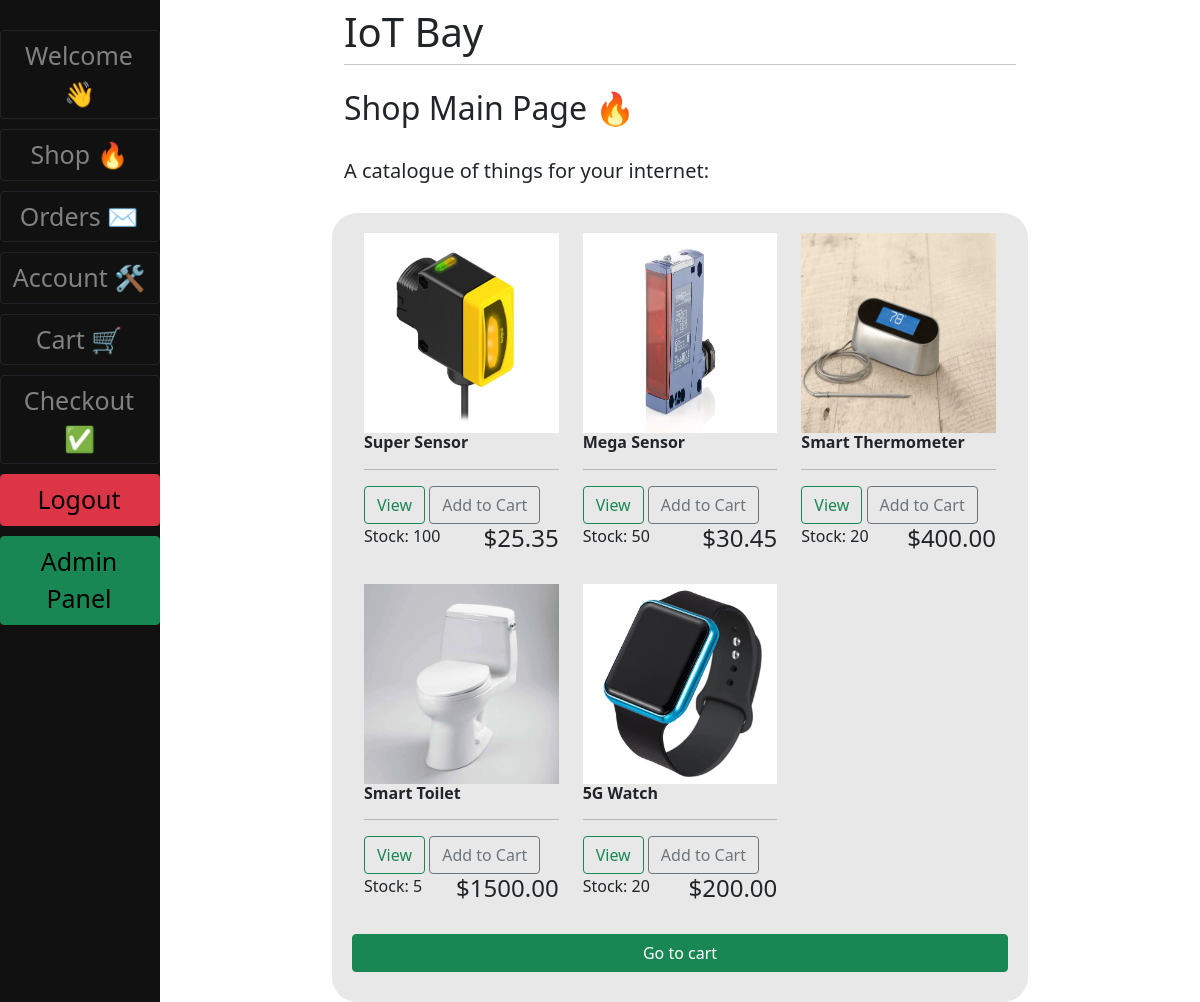
/main/ (signed in), run on an earlier commit of the app's database.
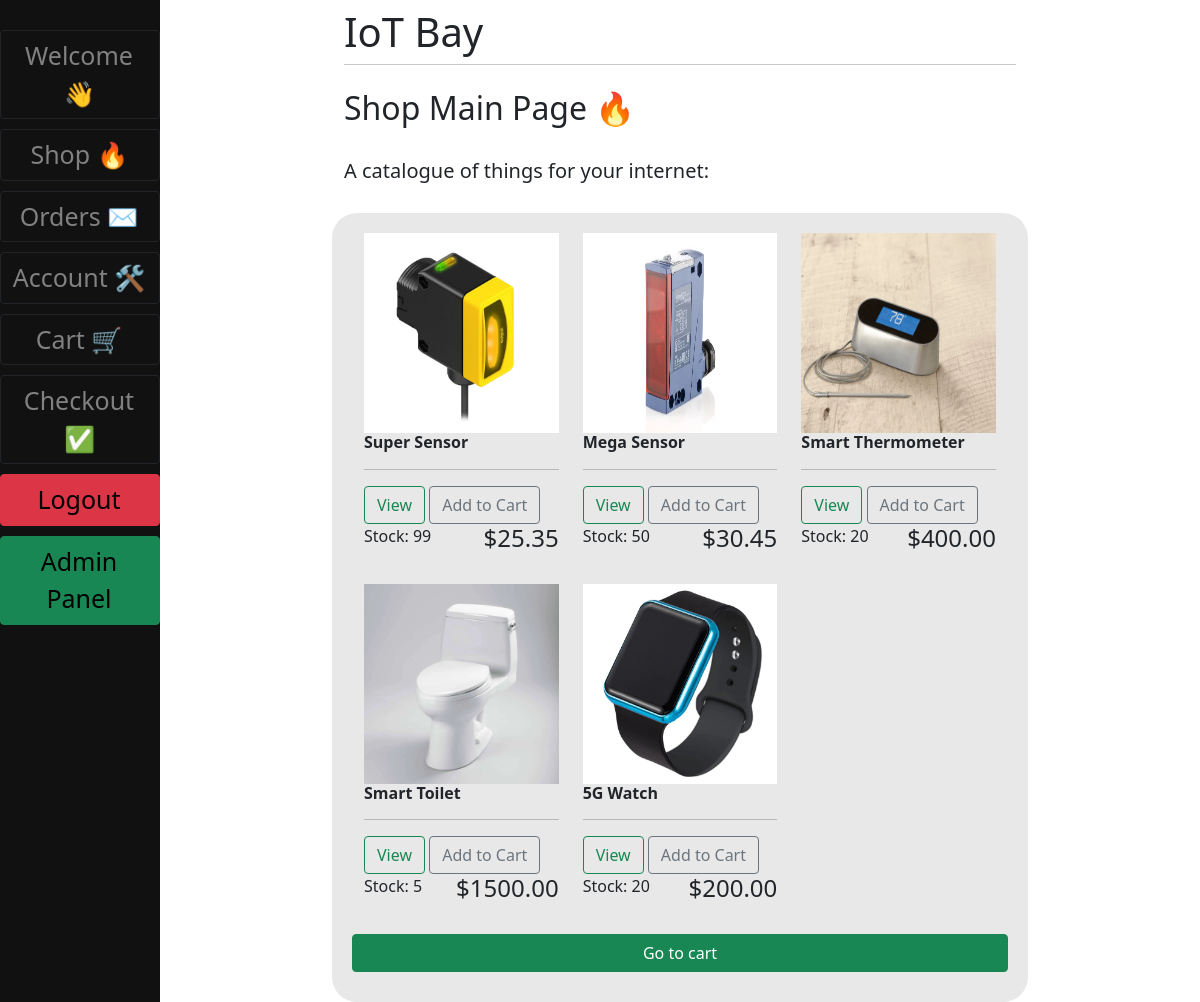
And on a later commit of the database.
### main/models.py (models this page shows, shortened)
class Item(models.Model):
    name = models.CharField(max_length=100)
    stock_num = models.IntegerField()
    price = models.FloatField(null=True)
    image = models.ImageField(null=True, blank=True)

### main/views.py (the view)
# urls.py: path('', include("main.urls")),
def main(request):
    customer = request.user
    order, created = Order.objects.get_or_create(customer=customer, complete=False)
    items = order.orderitem_set.all()
    cartItems = order.get_cart_items
    products = Item.objects.all()
    context = {"products": products, "cart_items": cartItems, "items": items}
    return render(request, "main/main.html", context)

### main/models.py (called while the page is built)
    @property
    def get_cart_items(self):
        orderitems = self.orderitem_set.all()
        total = sum([item.quantity for item in orderitems])
        return total

### main/templates/main/main.html
{% extends 'main/base.html' %}
{% load static %}
{% block content %}
<h2>Shop Main Page 🔥</h2>
<br>
<h5 style="margin-bottom: 30px;">A catalogue of things for your internet:</h5>
<div class="row" style="background-color: #e8e8e8; padding: 20px; border-radius: 25px;">
    {% for product in products %}
    <div class="col-lg-4" style="margin-bottom:20px">
        <img style="width: 100%;height: 200px" src="{{product.image.url}}"/>
        <div class="box-element product">
            <h6><strong>{{product.name}}</strong></h6>
            <hr>
            <a class="btn btn-outline-success" href="#">View</a>
            {% if product.stock_num is not 0 %}
            <button data-product={{product.id}} data-action="add" class="btn btn-outline-secondary add-btn update-cart">Add to Cart</button>
            {% else %}
            <p style="color: red">Out of stock</p>
            {% endif %}
            <h4 style="float: right">${{product.price|floatformat:2}}</h4>
            <p>Stock: {{product.stock_num}}</p>
        </div>
    </div>
    {% endfor %}
    <a class = 'btn btn-success' style = "margin-bottom: 10px;" href="/cart">Go to cart</a>
</div>
{% endblock %}

What changed in the data, as far as the page shows it:
changed Item "Super Sensor": stock_num "100" → "99"
